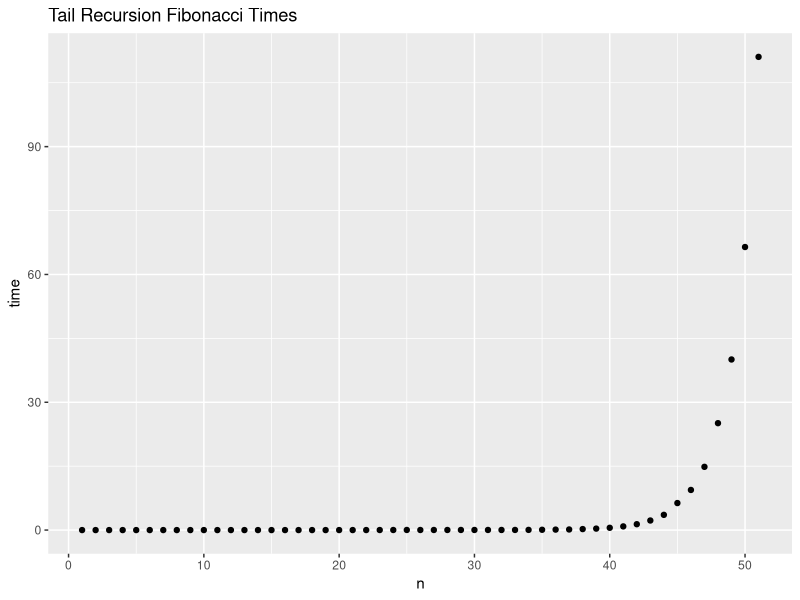
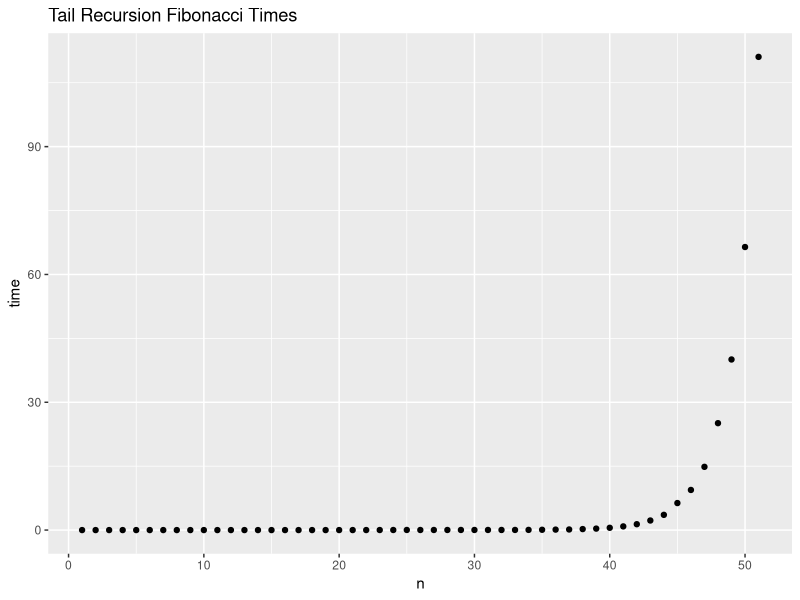

R code for these plots, in order:
library(ggplot2)
n <- c(1,2,3,4,5,6,7,8,9,10,11,12,13,14,15,16,17,18,19,20,21,22,23,24,26,27,28,30,29,31,32,25,33,34,35,36,37,38,39,40,41,42,43,44,45,46,47,48,49,50,51)
time <- c(0,0,0,0,0,0,0,0,0,0,0,0,0,0,0,0,0,0.001,0.001,0.002,0.004,0.006,0.011,0.017,0.018,0.021,0.023,0.025,0.026,0.026,0.026,0.027,0.031,0.044,0.07,0.109,0.14,0.233,0.344,0.533,0.862,1.378,2.246,3.574,6.341,9.416,14.843,25.091,40.04,66.436,111.065)
qplot(x=n, y=time) + ggtitle("Tail Recursion Fibonacci Times")
ggsave("fibtimes.png")